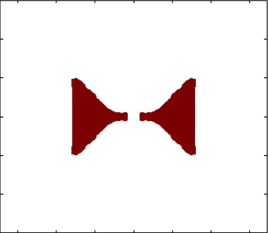
%> input picture ShapeTracer/example.png, 268 x 233 px
$ octave trace.m   (GNU Octave 9; MATLAB toolbox functions it lacks are replaced by stand-ins)
%> lines starting %> are read from the running program, lines starting %| are printed output that depends on the picture; in (x1, y1, x2, y2) boxes, pixels count from 0 and x2, y2 are one past the last pixel; in counts of white or black regions, pixels touching at a corner belong together; the program's own positions count from 1
img = imread('example.png');
%> img is the input picture: size 233x268x3 uint8; mean R, G, B 243, 234.9, 235

% Upscale image to 500 px height
[height, width, ~] = size(img);
%> height = 233; width = 268
scaling_factor = 500/height;
%> scaling_factor = 2.15
img_resized = imresize(img, scaling_factor);

% Canny edge detection
img_gray = rgb2gray(img_resized);
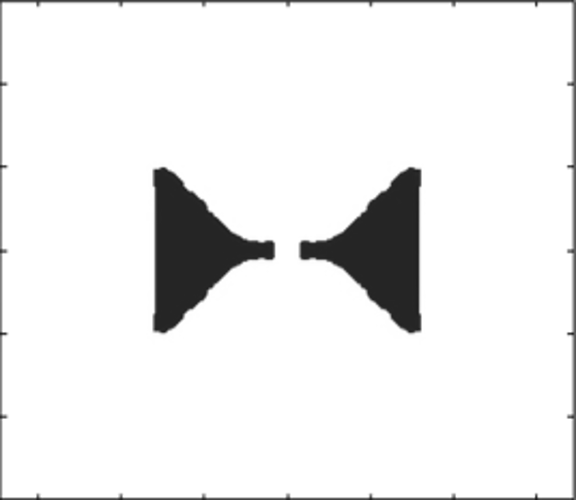
%> img_gray: size 500x576 uint8; min 22, max 255, mean 237.3
edges = edge(img_gray, 'canny');
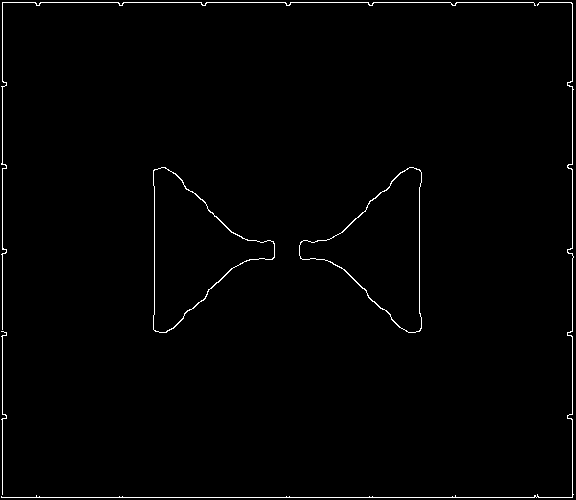
%> edges: size 500x576 logical; 1.2% white in thin lines or dots

% Erase margin
edges(1:20,:) = 0; % top
edges(end-19:end,:) = 0; % bottom
edges(:,1:20) = 0; % left
edges(:,end-19:end) = 0; % right
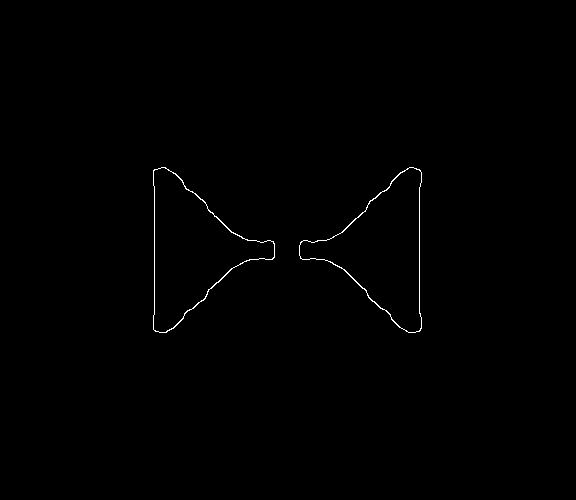
%> edges: size 500x576 logical; 0.38% white in thin lines or dots, all inside (x1, y1, x2, y2) = (153, 167, 422, 333)

% Find contour
[B,L] = bwboundaries(edges, 'noholes');
%> L: size 500x576 double; 3 distinct labels, from 0 to 2
%> B = 2 boundaries; box (x1, y1, x2, y2) and points: (153, 167, 275, 333) 434, (299, 167, 422, 333) 432

% Cell array holds the boundary coordinates
boundary_cell = cell(length(B), 1);
%> boundary_cell = {[], []}

for k = 1:length(B)
    boundary = B{k};
    boundary_matrix = zeros(length(boundary), 2);
    for i = 1:length(boundary)
        boundary_matrix(i, :) = [boundary(i, 2), boundary(i, 1)];
    end
    boundary_cell{k} = boundary_matrix;
end
%> this loop made 2 passes
%> after the loop, boundary_cell = 2 items; boundary_matrix = 432 rows, first 12: [300 246; 301 245; 301 244; 301 243; 302 242; 303 242; 304 241; 305 241; 306 241; 307 241; 308 241; 309 242]

% Display
figure;
subplot(1,2,1);
imshow(img);
title('Original Image');
subplot(1,2,2);
imshow(edges);
hold on;
for k = 1:length(B)
    boundary = B{k};
    plot(boundary(:,2), boundary(:,1), 'r', 'LineWidth', 2);
end
title('Boundary');
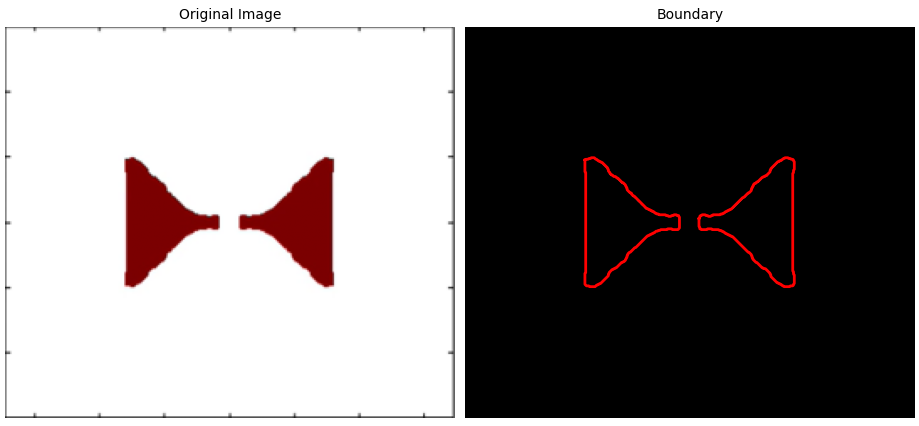
%> figure redrawn from the program's plot data, 2 panels

% Save to file
save('boundary_cell.mat', 'boundary_cell');
